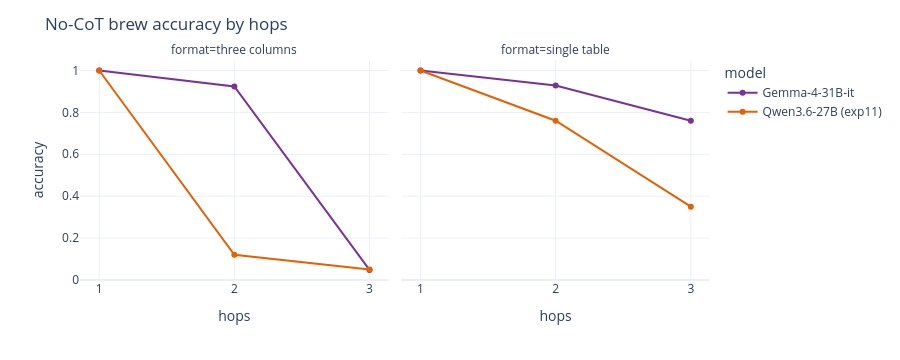

The notebook cell saved with this chart:
### Markdown cell above
## 5. Brew gate: does Gemma-it make no-CoT brew errors?
Accuracy of the no-CoT colour answer by number of hops, from `brew_gate/gate.txt` (Qwen3.6-27B from exp11 for
reference). The pre-registered gate looked at 2 hops on the three-column format.

### Code cell
gate_text = (RESULTS / "brew_gate" / "gate.txt").read_text()
accuracy = []
for bank, block in re.findall(r"## bank (\w+)\n(.*?)(?=\n## |\ngate)", gate_text, flags=re.S):
    for h, acc in re.findall(r"h=(\d) n=\d+ accuracy ([\d.]+)", block):
        accuracy.append({"format": {"test": "three columns", "single_test": "single table"}[bank],
                         "model": "Gemma-4-31B-it", "hops": int(h), "accuracy": float(acc)})
qwen_reference = {"three columns": [1.00, 0.12, 0.05], "single table": [1.00, 0.76, 0.35]}
for fmt, values in qwen_reference.items():
    accuracy += [{"format": fmt, "model": "Qwen3.6-27B (exp11)", "hops": h, "accuracy": a} for h, a in zip([1, 2, 3], values)]
fig = px.line(pd.DataFrame(accuracy), x="hops", y="accuracy", color="model", facet_col="format", markers=True,
              color_discrete_map={"Gemma-4-31B-it": "#7b3294", "Qwen3.6-27B (exp11)": "#e66101"})
fig.update_layout(height=360, title="No-CoT brew accuracy by hops")
fig.update_xaxes(dtick=1)
fig.update_yaxes(range=[0, 1.05])
fig.show()

families = pd.DataFrame(
    [{"hops": int(h), "family": f, "share of errors": float(o), "lo": float(lo), "hi": float(hi), "chance": float(n)}
     for h, block in re.findall(r"h=(\d) n=\d+ accuracy [\d.]+.*?\n((?:    \w+ .*\n)+)", gate_text.split("## bank single_test")[0])
     for f, o, lo, hi, n in re.findall(r"(\w+)\s+([\d.]+) \[([\d.]+), ([\d.]+)\]\s+null ([\d.]+)", block)])
fig = px.bar(families, x="family", y="share of errors", facet_col="hops", color_discrete_sequence=["#7b3294"],
             error_y=families["hi"] - families["share of errors"], error_y_minus=families["share of errors"] - families["lo"],
             title="Gemma-it three-column errors: share matching each shortcut, vs chance (black ticks)")
for i, h in enumerate(sorted(families["hops"].unique()), start=1):
    part = families[families["hops"] == h]
    fig.add_scatter(x=part["family"], y=part["chance"], mode="markers", marker=dict(symbol="line-ew-open", size=28, color="black"),
                    showlegend=False, row=1, col=i, hovertemplate="chance %{y:.3f}<extra></extra>")
fig.update_layout(height=380)
fig.show()

### Figure 1 — Plotly figure (JSON) as saved in the notebook; plotly's stock layout.template omitted (floating-point values rounded to 4 significant figures)
{"data": [{"hovertemplate": "model=Gemma-4-31B-it<br>format=three columns<br>hops=%{x}<br>accuracy=%{y}<extra></extra>", "legendgroup": "Gemma-4-31B-it", "line": {"color": "#7b3294", "dash": "solid"}, "marker": {"symbol": "circle"}, "mode": "lines+markers", "name": "Gemma-4-31B-it", "orientation": "v", "showlegend": true, "type": "scatter", "x": [1, 2, 3], "xaxis": "x", "y": [1.0, 0.924, 0.048], "yaxis": "y"}, {"hovertemplate": "model=Gemma-4-31B-it<br>format=single table<br>hops=%{x}<br>accuracy=%{y}<extra></extra>", "legendgroup": "Gemma-4-31B-it", "line": {"color": "#7b3294", "dash": "solid"}, "marker": {"symbol": "circle"}, "mode": "lines+markers", "name": "Gemma-4-31B-it", "orientation": "v", "showlegend": false, "type": "scatter", "x": [1, 2, 3], "xaxis": "x2", "y": [1.0, 0.928, 0.76], "yaxis": "y2"}, {"hovertemplate": "model=Qwen3.6-27B (exp11)<br>format=three columns<br>hops=%{x}<br>accuracy=%{y}<extra></extra>", "legendgroup": "Qwen3.6-27B (exp11)", "line": {"color": "#e66101", "dash": "solid"}, "marker": {"symbol": "circle"}, "mode": "lines+markers", "name": "Qwen3.6-27B (exp11)", "orientation": "v", "showlegend": true, "type": "scatter", "x": [1, 2, 3], "xaxis": "x", "y": [1.0, 0.12, 0.05], "yaxis": "y"}, {"hovertemplate": "model=Qwen3.6-27B (exp11)<br>format=single table<br>hops=%{x}<br>accuracy=%{y}<extra></extra>", "legendgroup": "Qwen3.6-27B (exp11)", "line": {"color": "#e66101", "dash": "solid"}, "marker": {"symbol": "circle"}, "mode": "lines+markers", "name": "Qwen3.6-27B (exp11)", "orientation": "v", "showlegend": false, "type": "scatter", "x": [1, 2, 3], "xaxis": "x2", "y": [1.0, 0.76, 0.35], "yaxis": "y2"}], "layout": {"annotations": [{"font": {}, "showarrow": false, "text": "format=three columns", "x": 0.245, "xanchor": "center", "xref": "paper", "y": 1.0, "yanchor": "bottom", "yref": "paper"}, {"font": {}, "showarrow": false, "text": "format=single table", "x": 0.755, "xanchor": "center", "xref": "paper", "y": 1.0, "yanchor": "bottom", "yref": "paper"}], "height": 360, "legend": {"title": {"text": "model"}, "tracegroupgap": 0}, "margin": {"t": 60}, "title": {"text": "No-CoT brew accuracy by hops"}, "xaxis": {"anchor": "y", "domain": [0.0, 0.49], "dtick": 1, "title": {"text": "hops"}}, "xaxis2": {"anchor": "y2", "domain": [0.51, 1.0], "dtick": 1, "matches": "x", "title": {"text": "hops"}}, "yaxis": {"anchor": "x", "domain": [0.0, 1.0], "range": [0, 1.05], "title": {"text": "accuracy"}}, "yaxis2": {"anchor": "x2", "domain": [0.0, 1.0], "matches": "y", "range": [0, 1.05], "showticklabels": false}}}
